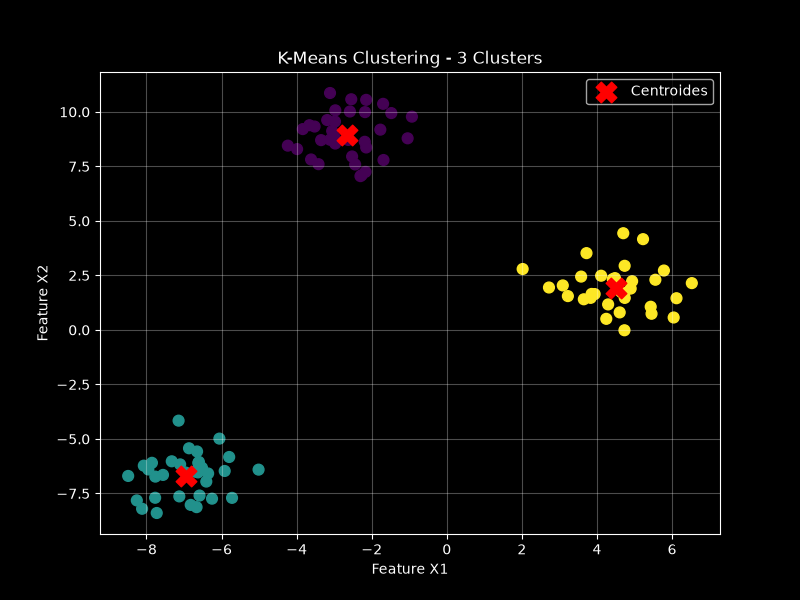

Recreate this plot in Python.
import matplotlib.pyplot as plt
from sklearn.datasets import make_blobs
from sklearn.cluster import KMeans
from sklearn.metrics import silhouette_score
plt.style.use("dark_background")

X, Y = make_blobs(n_samples=100,centers=3, random_state=42)
modelo= KMeans(n_clusters=3,n_init=10, random_state=42)
modelo.fit(X)
print("KMEANS OK")
print(modelo.inertia_)
print(modelo.cluster_centers_)
print(silhouette_score(X,modelo.labels_))

plt.figure(figsize=(8, 6))

plt.scatter(X[:, 0], X[:, 1],c=modelo.labels_,cmap="viridis",s=60)

plt.scatter(modelo.cluster_centers_[:, 0],modelo.cluster_centers_[:, 1], c="red", marker="X", s=220, label="Centroides")

plt.title("K-Means Clustering - 3 Clusters")
plt.xlabel("Feature X1")
plt.ylabel("Feature X2")
plt.grid(True, alpha=0.3)
plt.legend()

plt.savefig(__file__.replace("teste.py", "teste.png"))
plt.close()
